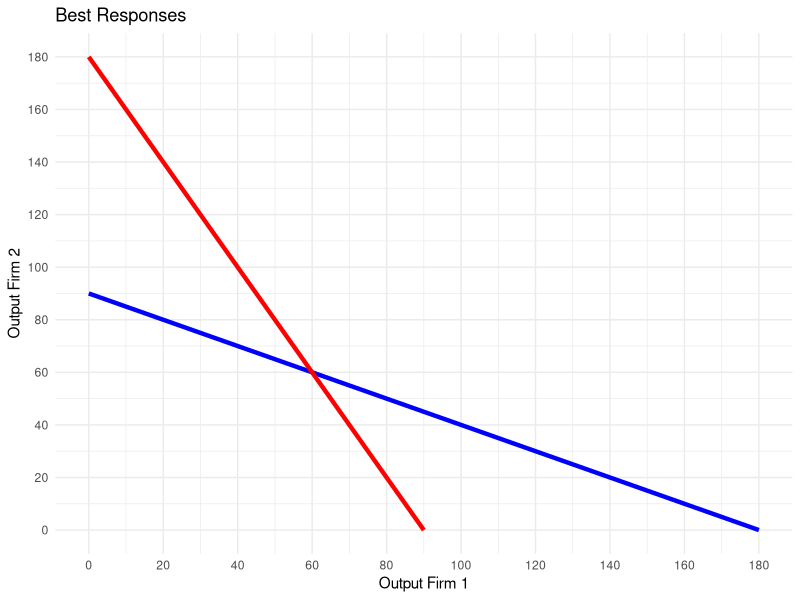
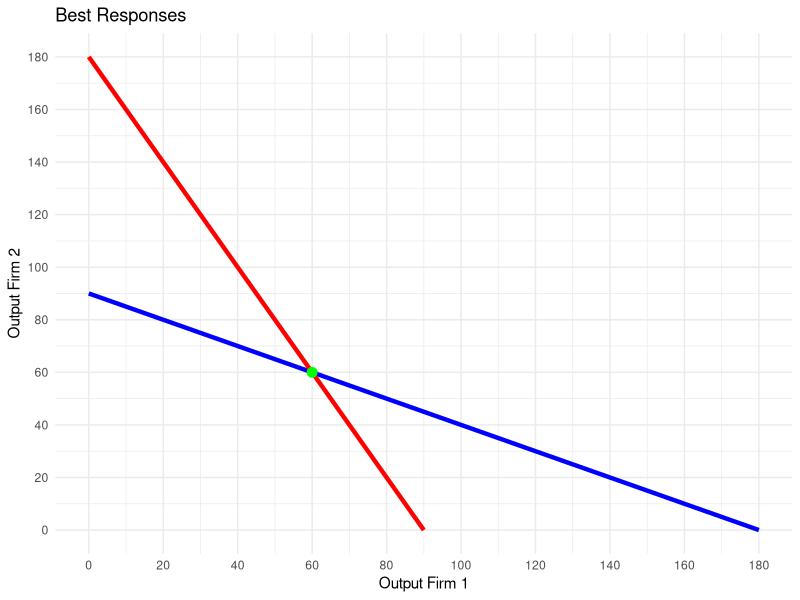

R code for these plots, in order:
## ---- chunk 1
knitr::opts_chunk$set(echo = FALSE)
library(ggplot2)
library(tidyverse)

## ---- chunk 2
rm(list=ls())

# Create output q and define the range of values
cournotdata <- data.frame(output_firm1 = seq(0, 180, by = 10),
                 output_firm2 = seq(0, 180, by = 10))


a <- 200
c <- 20
b <- 1


## ---- chunk 3

# Compute best responses
cournotdata <- cournotdata %>% 
  mutate( bestresp_Firm1 = (a-c-b*output_firm2)*((2*b)^-1),
          bestresp_Firm2 = (a-c-b*output_firm1)*((2*b)^-1)
          )


ggplot() +
  geom_line(data = cournotdata, aes(x = output_firm1, y = bestresp_Firm2), color = "blue", size = 1.5) +
  geom_line(data = cournotdata, aes(x = bestresp_Firm1, y = output_firm2), color = "red", size = 1.5) +
  labs(title = "Best Responses", x = "Output Firm 1", y = "Output Firm 2") +
  scale_x_continuous(breaks = seq(0, max(cournotdata$output_firm1, cournotdata$bestresp_Firm1), by = 20)) +
  scale_y_continuous(breaks = seq(0, max(cournotdata$output_firm1, cournotdata$bestresp_Firm1), by = 20)) +
  theme_minimal()


  
  
## ---- chunk 4

# Compute best responses

nashoutput_firm1= (a-c)*((3*b)^-1)
nashoutput_firm2= (a-c)*((3*b)^-1)

ggplot() +
  geom_line(data = cournotdata, aes(x = output_firm1, y = bestresp_Firm2), color = "blue", size = 1.5) +
  geom_line(data = cournotdata, aes(x = bestresp_Firm1, y = output_firm2), color = "red", size = 1.5) +
  labs(title = "Best Responses", x = "Output Firm 1", y = "Output Firm 2") +
  geom_point(aes(x = nashoutput_firm1, y = nashoutput_firm2), color = "green", size = 3) +  # Add the single point
  scale_x_continuous(breaks = seq(0, max(cournotdata$output_firm1, cournotdata$bestresp_Firm1), by = 20)) +
  scale_y_continuous(breaks = seq(0, max(cournotdata$output_firm1, cournotdata$bestresp_Firm1), by = 20)) +
  theme_minimal()


  
  
